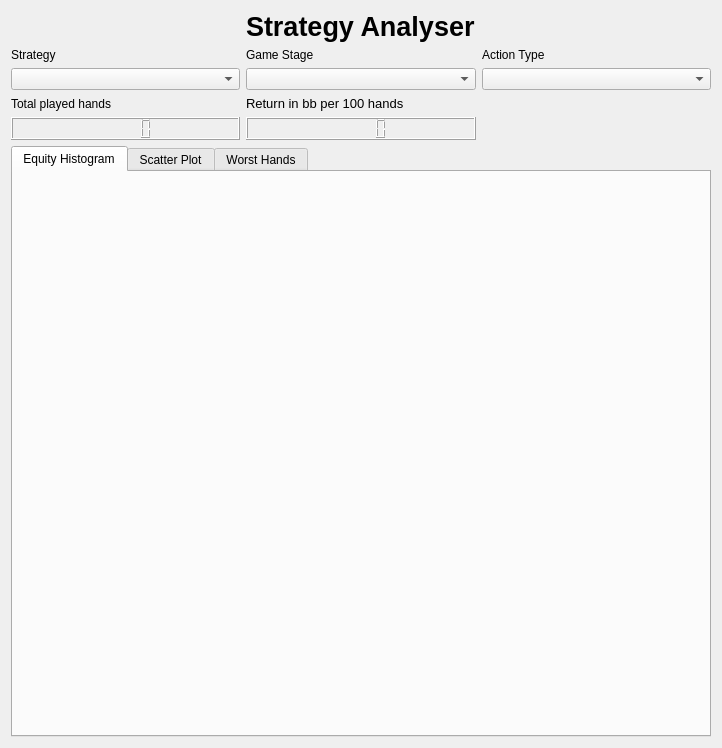
<?xml version="1.0" encoding="UTF-8"?>
<ui version="4.0">
 <class>Form</class>
 <widget class="QWidget" name="Form">
  <property name="enabled">
   <bool>true</bool>
  </property>
  <property name="geometry">
   <rect>
    <x>0</x>
    <y>0</y>
    <width>722</width>
    <height>748</height>
   </rect>
  </property>
  <property name="minimumSize">
   <size>
    <width>722</width>
    <height>748</height>
   </size>
  </property>
  <property name="maximumSize">
   <size>
    <width>722</width>
    <height>748</height>
   </size>
  </property>
  <property name="windowTitle">
   <string>Strategy Analyser</string>
  </property>
  <layout class="QGridLayout" name="gridLayout">
   <item row="0" column="1" colspan="2">
    <widget class="QLabel" name="label_4">
     <property name="font">
      <font>
       <pointsize>20</pointsize>
       <weight>75</weight>
       <bold>true</bold>
      </font>
     </property>
     <property name="text">
      <string>Strategy Analyser</string>
     </property>
    </widget>
   </item>
   <item row="1" column="0" colspan="3">
    <layout class="QHBoxLayout" name="horizontalLayout_2">
     <item>
      <widget class="QLabel" name="label">
       <property name="text">
        <string>Strategy</string>
       </property>
      </widget>
     </item>
     <item>
      <widget class="QLabel" name="label_2">
       <property name="text">
        <string>Game Stage</string>
       </property>
      </widget>
     </item>
     <item>
      <widget class="QLabel" name="label_3">
       <property name="text">
        <string>Action Type</string>
       </property>
      </widget>
     </item>
    </layout>
   </item>
   <item row="2" column="0" colspan="3">
    <layout class="QHBoxLayout" name="horizontalLayout">
     <item>
      <widget class="QComboBox" name="combobox_strategy">
       <property name="toolTip">
        <string>&lt;html&gt;&lt;head/&gt;&lt;body&gt;&lt;p&gt;Choose the strategy you would like to analyse. '.*' means all strategies together.&lt;/p&gt;&lt;/body&gt;&lt;/html&gt;</string>
       </property>
      </widget>
     </item>
     <item>
      <widget class="QComboBox" name="combobox_gamestage">
       <property name="toolTip">
        <string>Choose the game stage you want to focus on.</string>
       </property>
      </widget>
     </item>
     <item>
      <widget class="QComboBox" name="combobox_actiontype">
       <property name="toolTip">
        <string>Choose what kind of decision you want to analyse in more detail.</string>
       </property>
      </widget>
     </item>
    </layout>
   </item>
   <item row="3" column="0">
    <widget class="QLabel" name="label_6">
     <property name="text">
      <string>Total played hands</string>
     </property>
    </widget>
   </item>
   <item row="3" column="1" colspan="2">
    <widget class="QLabel" name="label_5">
     <property name="font">
      <font>
       <pointsize>10</pointsize>
      </font>
     </property>
     <property name="text">
      <string>Return in bb per 100 hands</string>
     </property>
    </widget>
   </item>
   <item row="4" column="0">
    <widget class="QLCDNumber" name="lcdNumber_2"/>
   </item>
   <item row="4" column="1">
    <widget class="QLCDNumber" name="lcdNumber"/>
   </item>
   <item row="5" column="0" colspan="3">
    <widget class="QTabWidget" name="tabWidget">
     <property name="currentIndex">
      <number>0</number>
     </property>
     <widget class="QWidget" name="EquityHistogram">
      <attribute name="title">
       <string>Equity Histogram</string>
      </attribute>
      <widget class="QWidget" name="verticalLayoutWidget">
       <property name="geometry">
        <rect>
         <x>10</x>
         <y>140</y>
         <width>261</width>
         <height>411</height>
        </rect>
       </property>
       <layout class="QVBoxLayout" name="vLayout_bar">
        <item>
         <widget class="QWidget" name="widget_2" native="true"/>
        </item>
       </layout>
      </widget>
      <widget class="QWidget" name="horizontalLayoutWidget_3">
       <property name="geometry">
        <rect>
         <x>280</x>
         <y>140</y>
         <width>411</width>
         <height>411</height>
        </rect>
       </property>
       <layout class="QHBoxLayout" name="horizontalLayout_3">
        <item>
         <widget class="QWidget" name="widget_3" native="true"/>
        </item>
       </layout>
      </widget>
      <widget class="QWidget" name="verticalLayoutWidget_2">
       <property name="geometry">
        <rect>
         <x>10</x>
         <y>10</y>
         <width>681</width>
         <height>121</height>
        </rect>
       </property>
       <layout class="QVBoxLayout" name="vLayout_fundschange">
        <item>
         <widget class="QWidget" name="widget" native="true"/>
        </item>
       </layout>
      </widget>
     </widget>
     <widget class="QWidget" name="tab_2">
      <attribute name="title">
       <string>Scatter Plot</string>
      </attribute>
      <layout class="QGridLayout" name="gridLayout_3">
       <item row="0" column="0">
        <layout class="QHBoxLayout" name="horizontalLayout_4"/>
       </item>
      </layout>
     </widget>
     <widget class="QWidget" name="WorstGames">
      <attribute name="title">
       <string>Worst Hands</string>
      </attribute>
      <layout class="QGridLayout" name="gridLayout_2">
       <item row="0" column="0">
        <widget class="QTableView" name="tableView">
         <property name="font">
          <font>
           <pointsize>8</pointsize>
          </font>
         </property>
        </widget>
       </item>
      </layout>
     </widget>
    </widget>
   </item>
  </layout>
 </widget>
 <resources/>
 <connections/>
</ui>
